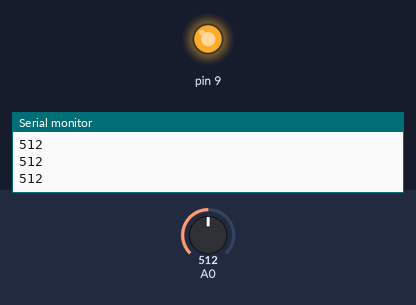
A sketch run on a simulated Arduino Uno, built with avr-gcc and run on an emulated ATmega328P. Shown: output pins drawn as LEDs (lit = HIGH), the last lines printed to the serial monitor. Inputs (shaded band) come from the test bench; at power-on: A0 = 512.

Above: at 1.2 s.
1.3 s: A0 set to 122
At 1.6 s:
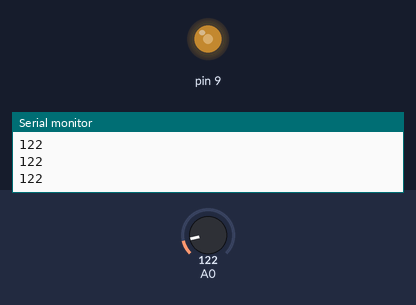
2.8 s: A0 set to 0
At 4.0 s:
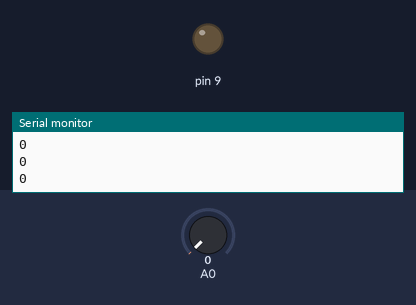
4.3 s: A0 set to 306
At 5.4 s:
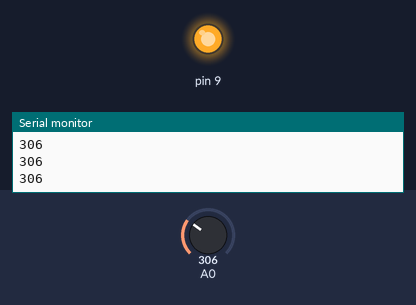
Timing chart, 0 to 7.3 s (numbered marks = the images above; inputs shaded):
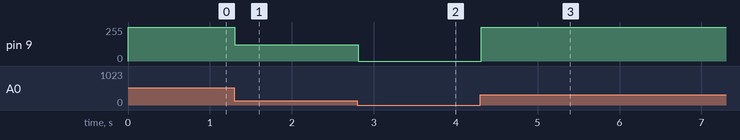

The sketch:

ldrandled.ino
```cpp
int mappedvalue;
void setup() {
  // put your setup code here, to run once:
pinMode(9,OUTPUT);
Serial.begin(9600);
}

void loop() {
  // put your main code here, to run repeatedly:
int value=analogRead(A0);
mappedvalue=map(value,0,1023,0,255);
  analogWrite(9,value);
  Serial.println(value);
  delay(100);


}
```

Measured:
- after the input at 1.3 s, pin 9: 255/255 → 122/255 at once
- after the input at 2.8 s, pin 9: 122/255 → 0/255 at once
- after the input at 4.3 s, pin 9: 0/255 → 255/255 at once
